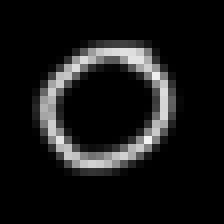
%> input picture SFU/Digit Recognition/Digit Recognition/project1_package/images/samples/0.png, 28 x 28 px (shown 8 times larger); its folder holds 4 pictures in this run
$ octave test_samples.m   (GNU Octave 9; MATLAB toolbox functions it lacks are replaced by stand-ins)
%> lines starting %> are read from the running program, lines starting %| are printed output that depends on the picture
Copy code
%> (this line was passed over: Copy is not available in this run)
% load the trained weights
load lenet.mat
imgs = zeros(784,6);

% loop through the images
for i = 0: 5
   img_src = sprintf('../images/samples/%d.png', i);
   img = rgb2gray(im2double(imread(img_src))).';
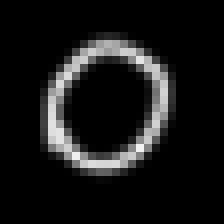
%> img: size 28x28 double (shown 8 times larger); min 0, max 0.953, mean 0.0894
   sample_pic = reshape(img, [], 1);
%> sample_pic = 784 values, max 0.953 at index 495, min 0 at index 1, mean 0.0894
   imgs(:,i+1) = sample_pic;
end
%> pass 2 of the loop `for i = 0: 5`:
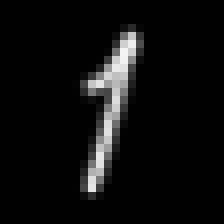
%> input picture SFU/Digit Recognition/Digit Recognition/project1_package/images/samples/1.png, 28 x 28 px (shown 8 times larger)
%> `img = rgb2gray(im2double(imread(img_src))).';`:
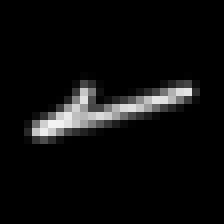
%> img: size 28x28 double (shown 8 times larger); min 0, max 0.957, mean 0.0526
%> sample_pic = 784 values, max 0.957 at index 184, min 0 at index 1, mean 0.0526
%> pass 3 of the loop `for i = 0: 5`:
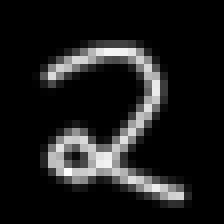
%> input picture SFU/Digit Recognition/Digit Recognition/project1_package/images/samples/2.png, 28 x 28 px (shown 8 times larger)
%> `img = rgb2gray(im2double(imread(img_src))).';`:
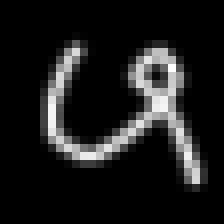
%> img: size 28x28 double (shown 8 times larger); min 0, max 0.996, mean 0.108
%> sample_pic = 784 values, max 0.996 at index 597, min 0 at index 1, mean 0.108
%> (the run ends here)
